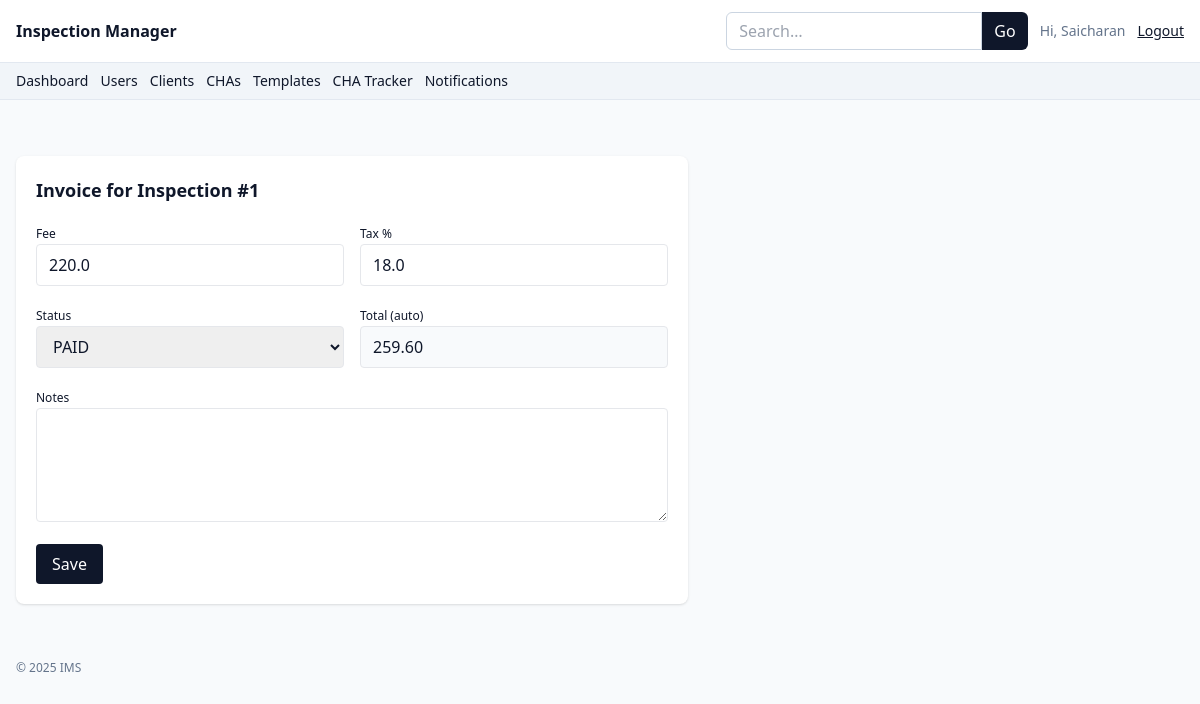
The app's page /invoices/1 (signed in) with its own data.
### app.py (models this page shows)
class Inspection(db.Model):
    __tablename__ = "inspection"
    id = db.Column(db.Integer, primary_key=True)
    public_id = db.Column(db.String(40), unique=True, index=True)
    seq_num = db.Column(db.Integer)  # sequence within type-year
    date = db.Column(db.DateTime, nullable=False, default=datetime.utcnow)
    inspection_type = db.Column(db.String(20), default=InspectionType.PSIC, nullable=False)
    client_id = db.Column(db.Integer, db.ForeignKey("client.id"))
    client = db.relationship("Client")
    location = db.Column(db.String(200))
    asset = db.Column(db.String(200))
    cha_id = db.Column(db.Integer, db.ForeignKey("cha.id"))
    cha = db.relationship("CHA")
    forwarder_name = db.Column(db.String(160))
    cha_commission_pct = db.Column(db.Float)  # optional override of CHA.commission_rate
    status = db.Column(db.String(40), default=InspectionStatus.DRAFT)
    engineer_id = db.Column(db.Integer, db.ForeignKey("user.id"))
    engineer = db.relationship("User")
    created_at = db.Column(db.DateTime, default=datetime.utcnow)
    scrap_type = db.Column(db.String(40))  # Metal / Plastic / Paper / Other
    container_count = db.Column(db.Integer)
    container_weight = db.Column(db.Float)  # tons
    container_notes = db.Column(db.Text)
    machinery_type = db.Column(db.String(160))
    year_of_manufacture = db.Column(db.Integer)
    original_cif_value = db.Column(db.Float)
    depreciation_pct = db.Column(db.Float)  # auto
    residual_value = db.Column(db.Float)    # auto
    balance_useful_life = db.Column(db.String(40))  # manual text like "3 years"
    goods_details = db.Column(db.Text)
    condition_notes = db.Column(db.Text)
    fair_market_value = db.Column(db.Float)

class Invoice(db.Model):
    __tablename__ = "invoice"
    id = db.Column(db.Integer, primary_key=True)
    inspection_id = db.Column(db.Integer, db.ForeignKey("inspection.id"), unique=True)
    inspection = db.relationship("Inspection", backref=db.backref("invoice", uselist=False))
    fee = db.Column(db.Float, default=0.0)
    tax_pct = db.Column(db.Float, default=18.0)
    total = db.Column(db.Float, default=0.0)
    status = db.Column(db.String(20), default=InvoiceStatus.DRAFT)
    notes = db.Column(db.Text)

### app.py (the view, shortened to what this page needs)
@app.route("/invoices/<int:inspection_id>", methods=["GET","POST"])
@role_required(Role.ADMIN, Role.ACCOUNTANT)
def invoice_edit(inspection_id):
    i = Inspection.query.get_or_404(inspection_id)
    inv = ensure_invoice(inspection_id)
    return render_template("invoice_edit.html", i=i, inv=inv)

### app.py (called while the page is built)
def role_required(*roles):
    def deco(fn):
        from functools import wraps
        @wraps(fn)
        def wrap(*a, **kw):
            if not session.get("user_id"):
                flash("Please login.", "warning")
                return redirect(url_for("login"))
            if roles and session.get("role") not in roles:
                flash("Unauthorized.", "danger")
                return redirect(url_for("dashboard"))
            return fn(*a, **kw)
        return wrap
    return deco

def ensure_invoice(inspection_id, fee=0.0, tax_pct=18.0):
    inv = Invoice.query.filter_by(inspection_id=inspection_id).first()
    if not inv:
        inv = Invoice(inspection_id=inspection_id, fee=fee, tax_pct=tax_pct, total=calc_total(fee, tax_pct))
        db.session.add(inv); db.session.commit()
    return inv

@app.context_processor
def inject_globals():
    return dict(
        Role=Role, InspectionStatus=InspectionStatus, InvoiceStatus=InvoiceStatus,
        ReportStatus=ReportStatus, CommissionStatus=CommissionStatus, now=datetime.utcnow,
        User=User, InspectionType=InspectionType
    )

### templates/invoice_edit.html (shortened to what this page needs)
{% extends "base.html" %}
{% block content %}
<div class="bg-white rounded-lg shadow p-5 max-w-2xl">
    <h1 class="text-lg font-semibold mb-4">Invoice for Inspection #{{ i.id }}</h1>
    <form method="post" class="grid md:grid-cols-2 gap-4">
        <div>
            <label class="text-xs">Fee</label>
            <input name="fee" type="number" step="0.01" value="{{ inv.fee or 0 }}"
                class="w-full border rounded px-3 py-2">
        </div>
        <div>
            <label class="text-xs">Tax %</label>
            <input name="tax_pct" type="number" step="0.01" value="{{ inv.tax_pct or 0 }}"
                class="w-full border rounded px-3 py-2">
        </div>
        <div>
            <label class="text-xs">Status</label>
            <select name="status" class="w-full border rounded px-3 py-2">
                {% for s in InvoiceStatus.ALL %}<option value="{{ s }}" {% if inv.status==s %}selected{% endif %}>{{ s
                    }}</option>{% endfor %}
            </select>
        </div>
        <div>
            <label class="text-xs">Total (auto)</label>
            <input value="{{ '%.2f'|format(inv.total or 0) }}" readonly
                class="w-full border rounded px-3 py-2 bg-slate-50">
        </div>
        <div class="md:col-span-2">
            <label class="text-xs">Notes</label>
            <textarea name="notes" class="w-full border rounded px-3 py-2" rows="4">{{ inv.notes or '' }}</textarea>
        </div>
        <div class="md:col-span-2">
            <button class="bg-slate-900 text-white rounded px-4 py-2">Save</button>
        </div>
    </form>
</div>
{% endblock %}

### records on screen
Inspection: id "1"
Invoice: fee "220.0", tax_pct "18.0", status "PAID", total "259.60"

### other values on screen
{{ session.get('user_name') }} "Saicharan"
